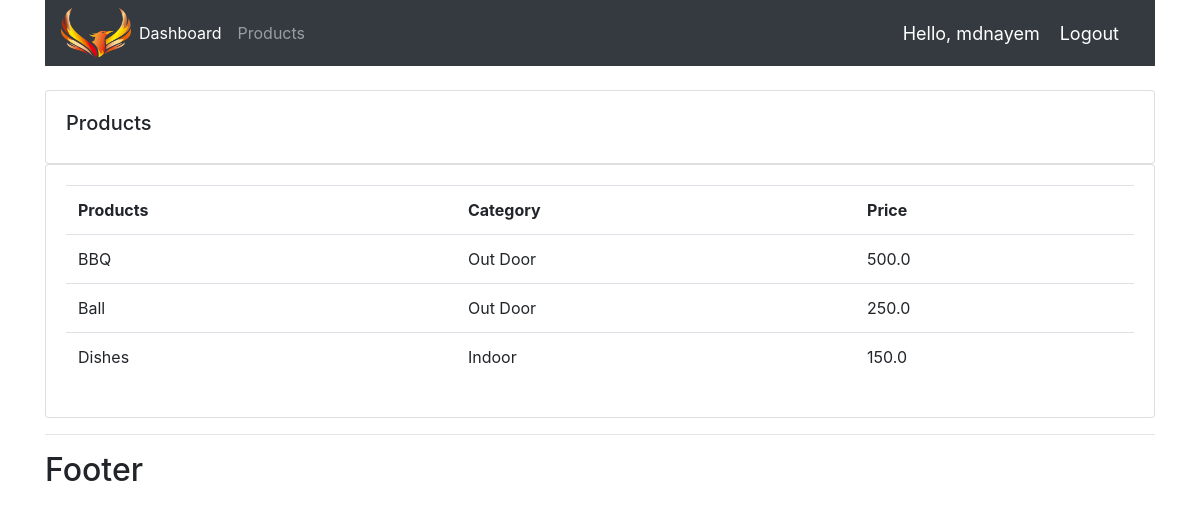
Screenshot of /products/ (signed in) with the database file from the repository.
### accounts/models.py (models this page shows, shortened)
class Product(models.Model):
    CATEGORY = (
        ('Indoor','Indoor'),
        ('Out Door','Out Door'),
    )
    name = models.CharField(max_length=200, null=True)
    price = models.FloatField(null=True)
    category = models.CharField(max_length=200, null=True, choices=CATEGORY)
    description = models.CharField(max_length=200, null=True, blank=True)
    datea_created = models.DateTimeField(auto_now_add=True, null=True)
    tags = models.ManyToManyField(Tag)

### accounts/decorators.py (the view)
        def wrapper_func(request, *args, **kwargs):
            group = None
            if request.user.groups.exists():
                group = request.user.groups.all()[0].name
            if group in allowed_roles:
                return view_func(request, *args, **kwargs)
            else:
                return HttpResponse(' not allowed')

### accounts/views.py (called while the page is built)
@login_required(login_url='login')
@allowed_user(allowed_roles=['admin'])
def products(request):
    products = Product.objects.all()
    return render(request, 'accounts/products.html',{'products':products})

### templates/accounts/products.html
{% extends 'accounts/main.html' %}
{% block content %}
    <br>
    <div class="row">
        <div class="col-md">
            <div class="card card-body">
                <h5>Products</h5>
            </div>
            <div class="card card-body">
                <table class="table">
                    <tr>
                        <th>Products</th>
                        <th>Category</th>
                        <th>Price</th>
                    </tr>
                    {% for i in products %}
                    <tr>
                        <td>{{i.name}}</td>
                        <td>{{i.category}}</td>
                        <td>{{i.price}}</td>
                    </tr>
                    {% endfor %}
                </table>
            </div>
        </div>
    </div>
{% endblock %}

### templates/accounts/nav.html (shortened to what this page needs)
{% load static %}
<nav class="navbar navbar-expand-lg navbar-dark bg-dark">
 <img src="{% static 'images/logo.png' %}" style="height: 50px;width: 70px;">
  <div class="collapse navbar-collapse" id="navbarNav">
    <ul class="navbar-nav">
      {% if request.user.is_staff %}
      <li class="nav-item active">
        <a class="nav-link" href="{% url 'home' %}">Dashboard</a>
      </li>
      <li class="nav-item">
        <a class="nav-link" href="{% url 'products' %}">Products</a>
      </li>
      {% else %}
       <li class="nav-item">
        <a class="nav-link" href="{% url 'account' %}">Settings</a>
      </li>
      {% endif %}
    </ul>
  </div>
  <span class="hello-msg">Hello, {{request.user}}</span>
  <span ><a  class="hello-msg" href="{% url 'logout' %}">Logout</a></span>
</nav>
<!-- {% load static %}
<style>
  .log-user{
    font-size: 18px;
    color: antiquewhite;
    margin-right: 20px;
  }
</style>
<nav class="navbar navbar-expand-lg navbar-dark bg-dark">
    <img src="{% static 'images/logo.png' %}" alt="" style="height: 50px;width: 70px;">
    <button class="navbar-toggler" type="button" data-toggle="collapse" data-target="#navbarNavAltMarkup" aria-controls="navbarNavAltMarkup" aria-expanded="false" aria-label="Toggle navigation">
      <span class="navbar-toggler-icon"></span>
    </button>
    <div class="collapse navbar-collapse" id="navbarNavAltMarkup">
      <div class="navbar-nav">
        <a class="nav-item nav-link active" href="{% url 'home' %}">Dashboard </a>
        <a class="nav-item nav-link" href="{% url 'products' %}">Products</a>
      </div>
    </div>
    <span class="log-user">Hello, {{user}}</span>
    <span><a href="{% url 'logout' %}">Log Out</a></span>
  </nav> -->

### static/css/main.css (style rules this page uses)
body { background-color: white; }

### templates/accounts/nav.html (style rules this page uses)
.hello-msg { font-size: 18px; color: #fff; margin-right: 20px; }

### rows the page displays
Product: name "BBQ", category "Out Door", price "500.0"
Product: name "Ball", category "Out Door", price "250.0"
Product: name "Dishes", category "Indoor", price "150.0"

### other values shown
{{ request.user }} "mdnayem"
